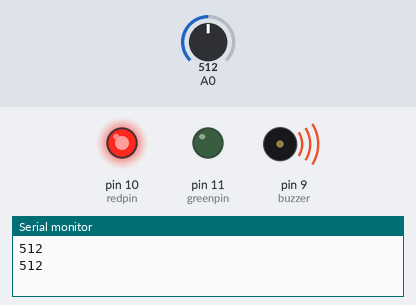
Simulated run of this sketch. Board: Arduino Uno, built with avr-gcc and run on an emulated ATmega328P. Shown: output pins drawn as LEDs (lit = HIGH), buzzer (waves = sounding), the last lines printed to the serial monitor. The test bench sets the inputs (shaded band); at power-on: A0 = 512.

Above: at 2.9 s.
3.0 s: A0 set to 488
At 4.8 s:
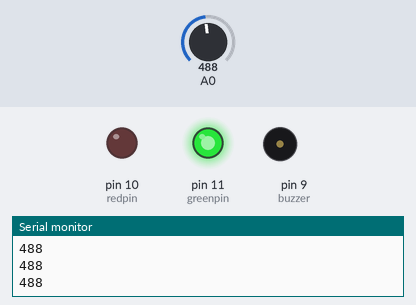
5.8 s: A0 set to 510
At 7.6 s:
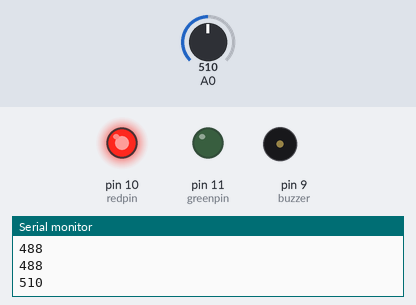
12.0 s: A0 set to 490
At 13.5 s:
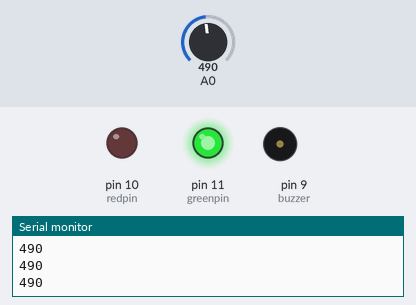
14.8 s: A0 set to 511
At 16.6 s:
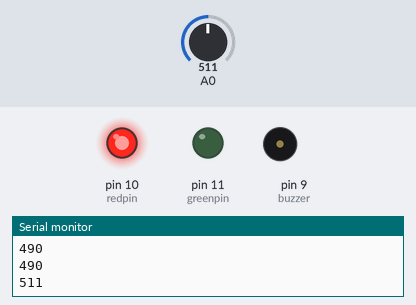
Timing chart, 0 to 22.0 s (numbered marks = the images above; inputs shaded):
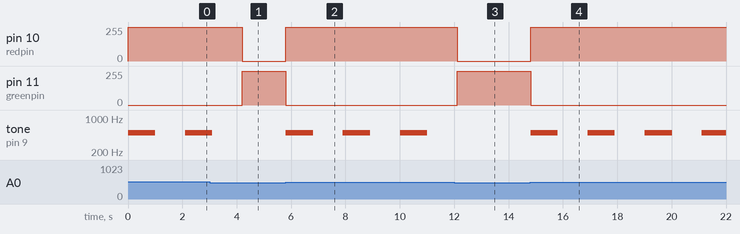

The sketch:

smoke_alarm_with_buzzer.ino
```cpp
const int buzzer = 9; //buzzer to arduino pin 9

int redpin = 10;      //select the pin for the red LED
int greenpin = 11;    // select the pin for the green LED


void setup(){

    pinMode(buzzer, OUTPUT); // Set buzzer - pin 9 as an output
    Serial.begin(9600); // Set serial baud rate to 9600 bps

    pinMode(redpin, OUTPUT);
    pinMode(greenpin, OUTPUT);

}

void loop(){

    int val;
    val=analogRead(0);  //Read Gas value from analog 0
    Serial.println(val,DEC);  //Print the value to serial port in Decimal form

    if (int(val) > 500) {   // 500 seems to be the threshold for detecting a lighter held near the sensor, ring the buzzer
        buzzerCall();
    }
    else {
        nobuzzer();         // turn off the buzzer if the value from the sensor is less then 500
    }

    delay(100);
}


void buzzerCall(){
    flashRedLight();
    tone(buzzer, 500);  // Send 1KHz sound signal...
    delay(1000);        // ...for 1 sec
    noTone(buzzer);     // Stop sound...
    delay(1000);        // ...for 1sec
}

void nobuzzer(){
    flashGreenLight();
    noTone(buzzer);     // turn off the alarm
}


void flashRedLight(){
      analogWrite(11,0);
      analogWrite(10, 254);
}

void flashGreenLight(){
      analogWrite(10,0);
      analogWrite(11, 254);
}
```

Measured:
- the behaviour switches between 501 and 500 on A0 (found by bisection; images 0 and 1)
- after the input at 3.0 s, pin 10 (redpin): 254/255 → 0/255 after 1.2 s; pin 11 (greenpin): 0/255 → 254/255 after 1.2 s; tone on pin 9 (buzzer): goes on until 3.1 s, then stays silent
- after the input at 5.8 s, pin 10 (redpin): 0/255 → 254/255 at once; pin 11 (greenpin): 254/255 → 0/255 at once; tone on pin 9 (buzzer): alternates 500 Hz for 1.0 s and silent for 1.1 s, starting at once
- after the input at 12.0 s, pin 10 (redpin): 254/255 → 0/255 after 0.11 s; pin 11 (greenpin): 0/255 → 254/255 after 0.11 s; tone on pin 9 (buzzer): stays silent (without the input it goes to 500 Hz after 0.11 s)
- after the input at 14.8 s, pin 10 (redpin): 0/255 → 254/255 at once; pin 11 (greenpin): 254/255 → 0/255 at once; tone on pin 9 (buzzer): alternates 500 Hz for 1.0 s and silent for 1.1 s, starting at once
